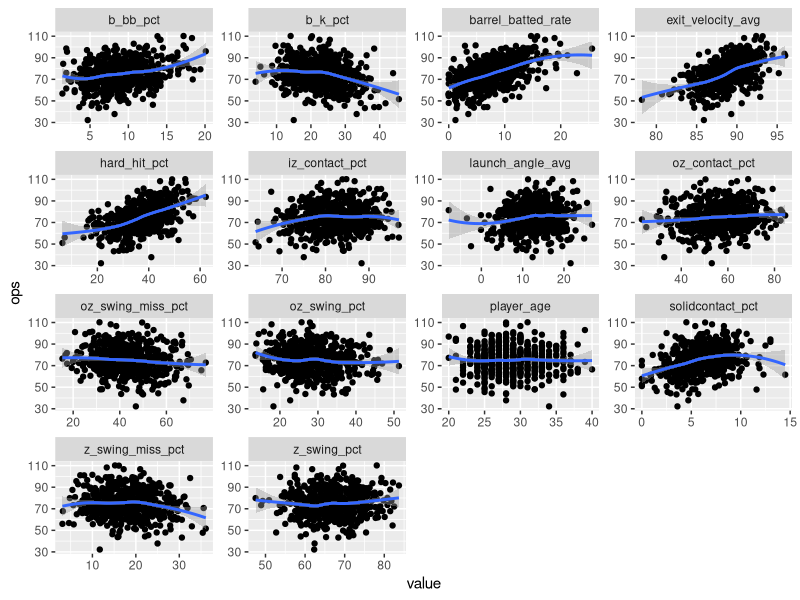
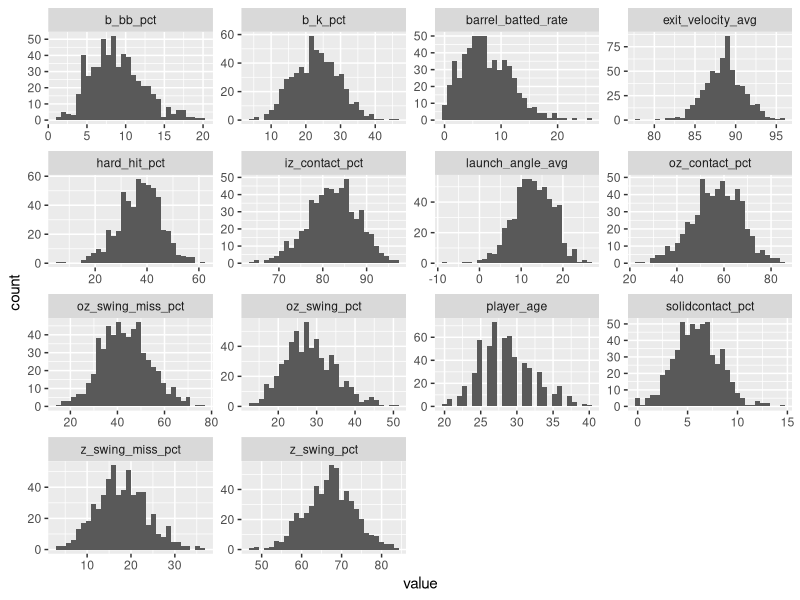

These charts were generated, in order, by the following R code:
library(tidyverse)
library(cowplot)

training_data_mlb <- read_csv('training_data_mlb.csv')

# plot all variables by life expectancy, note any irregularities 
training_data_mlb %>%
  gather(-c(ops), key = "var", value = "value") %>%
  ggplot(aes(x = value, y = ops)) + geom_point() + geom_smooth() + facet_wrap(~var, scales = "free")

training_data_mlb %>%
  gather(-c(ops), key = "var", value = "value") %>%
  ggplot(aes(x = value)) + geom_histogram() + facet_wrap(~var, scales = "free")

knitr::kable(cor(training_data_mlb %>% select(-c(ops))))

